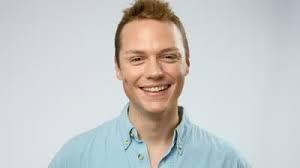
#> input picture data/1.jpg, 300 x 168 px; its folder holds only this picture in this run
$ python dataprocessor.py
#> lines starting #> are read from the running program, lines starting #| are printed output that depends on the picture
### FaceDetector.py
import numpy as np
import cv2
from copy import deepcopy

class FaceDetector():
    def __init__(self, img=None):
        basepath = '/Users/ramanv/Documents/sublime/gits/opencv/data/haarcascades/'
        self.face_cascade = cv2.CascadeClassifier(basepath + 'haarcascade_frontalface_default.xml')
        self.eye_cascade = cv2.CascadeClassifier(basepath + 'haarcascade_eye.xml')
        self.img = img
        self.faceDetectedImg = None
        self.positions = None

    def update_img(self, img):
        self.img = img
        self.faceDetectedImg = None
        return True

    def get_img(self):
        return self.img

    def get_faces(self):
        if self.faceDetectedImg is not None:
            return (self.positions, self.faceDetectedImg)

        gray = cv2.cvtColor(self.img, cv2.COLOR_BGR2GRAY)
        faces = self.face_cascade.detectMultiScale(gray, 1.3, 5)
        self.faceDetectedImg = deepcopy(self.img)

        poses = []

        for (x,y,w,h) in faces:
            cv2.rectangle(self.faceDetectedImg,(x,y),(x+w,y+h),(255,0,0),2)

            roi_gray = gray[y:y+h, x:x+w]
            roi_color = self.faceDetectedImg[y:y+h, x:x+w]
            eyes = self.eye_cascade.detectMultiScale(roi_gray)

            pos = ((x,y,w,h),[])
            for (ex,ey,ew,eh) in eyes:
                pos[1].append((ex,ey,ew,eh))
                cv2.rectangle(roi_color,(ex,ey),(ex+ew,ey+eh),(0,255,0),2)
            poses.append(pos)

        self.positions = poses
        return (self.positions, self.faceDetectedImg)

### dataprocessor.py
from FaceDetector import FaceDetector
import cv2
import os

imgs = [cv2.imread('./data/' + x) for x in os.listdir('./data')]
#> imgs = 1 item

c = FaceDetector()

if not os.path.exists('./processed'):
    os.mkdir('./processed')

num = 0
for img in imgs:
    c.update_img(img)
    poses, fdetect_img = c.get_faces()

    x, y, w, h = poses[0][0]
    num+=1

    face = img[y:y+h, x:x+w]

    # processing face (eigenface dealio)

# Insert processing here
    cv2.imwrite('./processed/' + str(num) + '.jpg', face);
#> this loop made 1 pass
#> (x, y, w, h, num) on pass 1: (114, 28, 77, 77, 1)
#> pass 1, in get_faces, `gray = cv2.cvtColor(self.img, cv2.COLOR_BGR2GRAY)`:
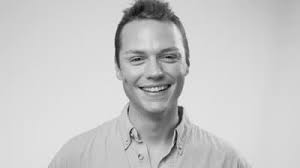
#> gray: shape (168, 300); min 12, max 238, mean 200
#> pass 1, `face = img[y:y+h, x:x+w]`:
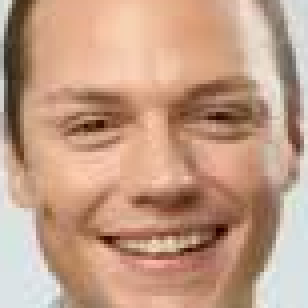
#> face: shape (77, 77, 3) (shown 4 times larger); mean B, G, R 134.2, 157, 194.4
#> after the loop, num = 1

$ run again, on data/4.jpg
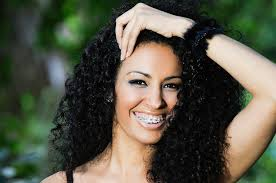
#> input picture data/4.jpg, 276 x 183 px
#> imgs = 1 item
#> the loop `for img in imgs:` made 1 pass
#> (x, y, w, h, num) on pass 1: (112, 51, 83, 83, 1)
#> pass 1, in get_faces, `gray = cv2.cvtColor(self.img, cv2.COLOR_BGR2GRAY)`:
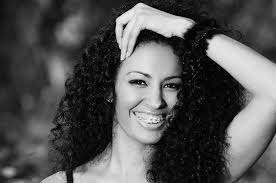
#> gray: shape (183, 276); min 0, max 249, mean 83.6
#> pass 1, `face = img[y:y+h, x:x+w]`:
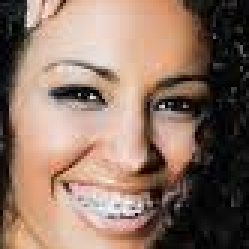
#> face: shape (83, 83, 3) (shown 3 times larger); mean B, G, R 101.1, 115.8, 141.4
#> after the loop `for img in imgs:`: num = 1

$ run again, on data/5.jpg
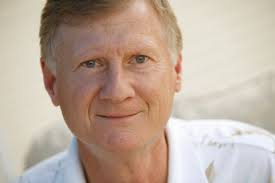
#> input picture data/5.jpg, 275 x 183 px
#> imgs = 1 item
#> the loop `for img in imgs:` made 1 pass
#> (x, y, w, h, num) on pass 1: (54, 16, 121, 121, 1)
#> pass 1, in get_faces, `gray = cv2.cvtColor(self.img, cv2.COLOR_BGR2GRAY)`:
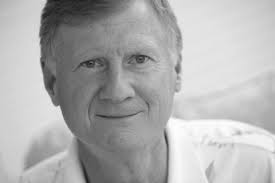
#> gray: shape (183, 275); min 22, max 255, mean 175.5
#> pass 1, `face = img[y:y+h, x:x+w]`:
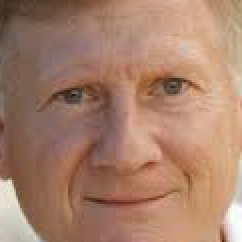
#> face: shape (121, 121, 3) (shown 2 times larger); mean B, G, R 106.8, 127.9, 167
#> after the loop `for img in imgs:`: num = 1

$ run again, on data/6.jpg
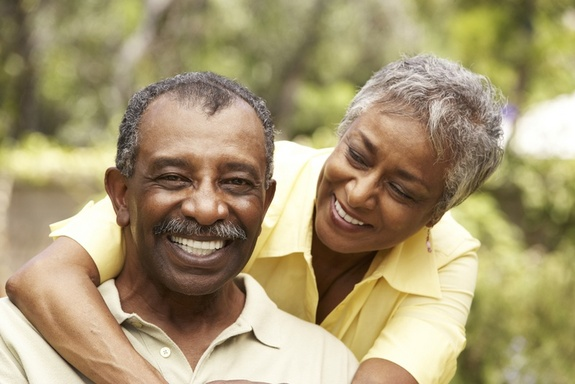
#> input picture data/6.jpg, 575 x 384 px
#> imgs = 1 item
#> the loop `for img in imgs:` made 1 pass
#> (x, y, w, h, num) on pass 1: (121, 113, 168, 168, 1)
#> pass 1, in get_faces, `gray = cv2.cvtColor(self.img, cv2.COLOR_BGR2GRAY)`:
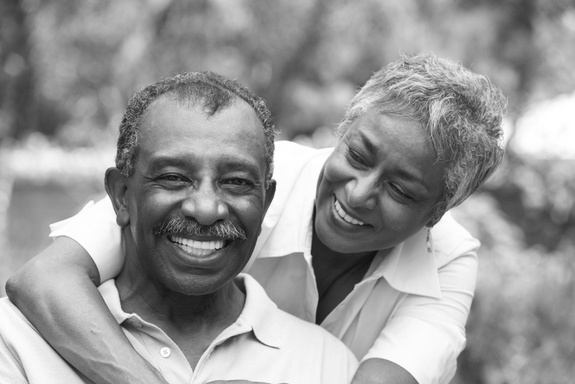
#> gray: shape (384, 575); min 13, max 255, mean 152
#> pass 1, `face = img[y:y+h, x:x+w]`:
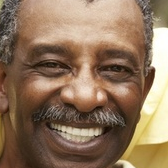
#> face: shape (168, 168, 3); mean B, G, R 91.8, 116.4, 142.9
#> after the loop `for img in imgs:`: num = 1

$ run again, on data/10.jpg
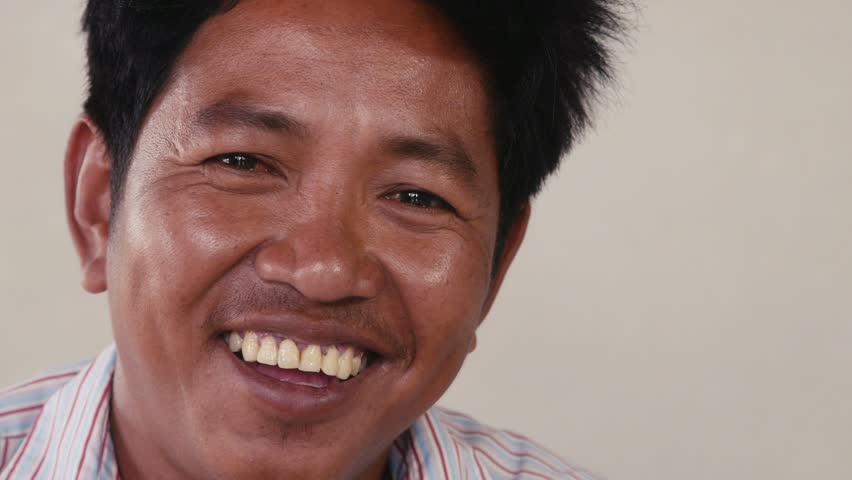
#> input picture data/10.jpg, 852 x 480 px
#> imgs = 1 item
#> the loop `for img in imgs:` made 1 pass
#> (x, y, w, h, num) on pass 1: (128, 20, 400, 400, 1)
#> pass 1, in get_faces, `gray = cv2.cvtColor(self.img, cv2.COLOR_BGR2GRAY)`:
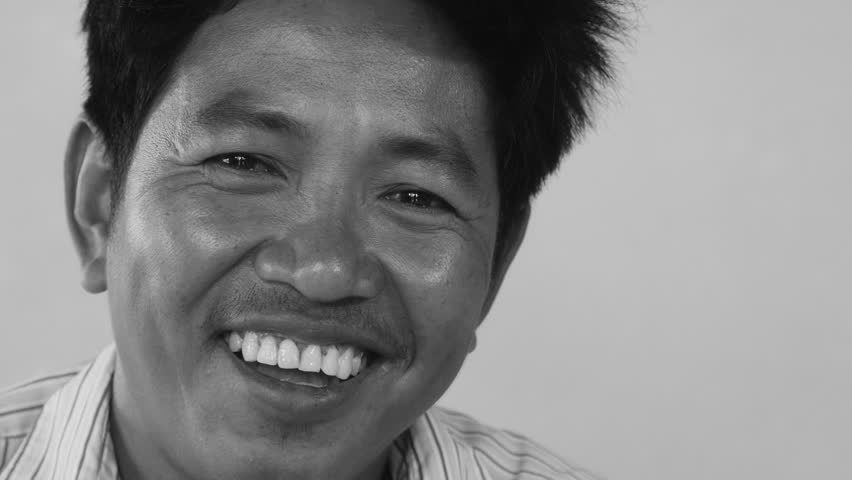
#> gray: shape (480, 852); min 8, max 227, mean 136.2
#> pass 1, `face = img[y:y+h, x:x+w]`:
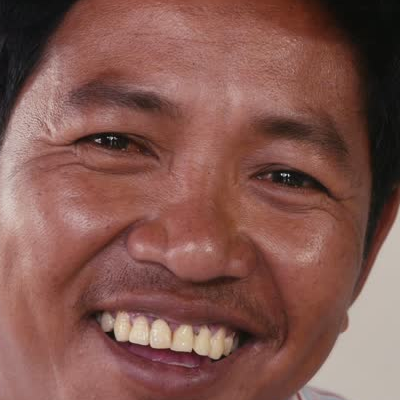
#> face: shape (400, 400, 3); mean B, G, R 79.1, 86.9, 129.8
#> after the loop `for img in imgs:`: num = 1
